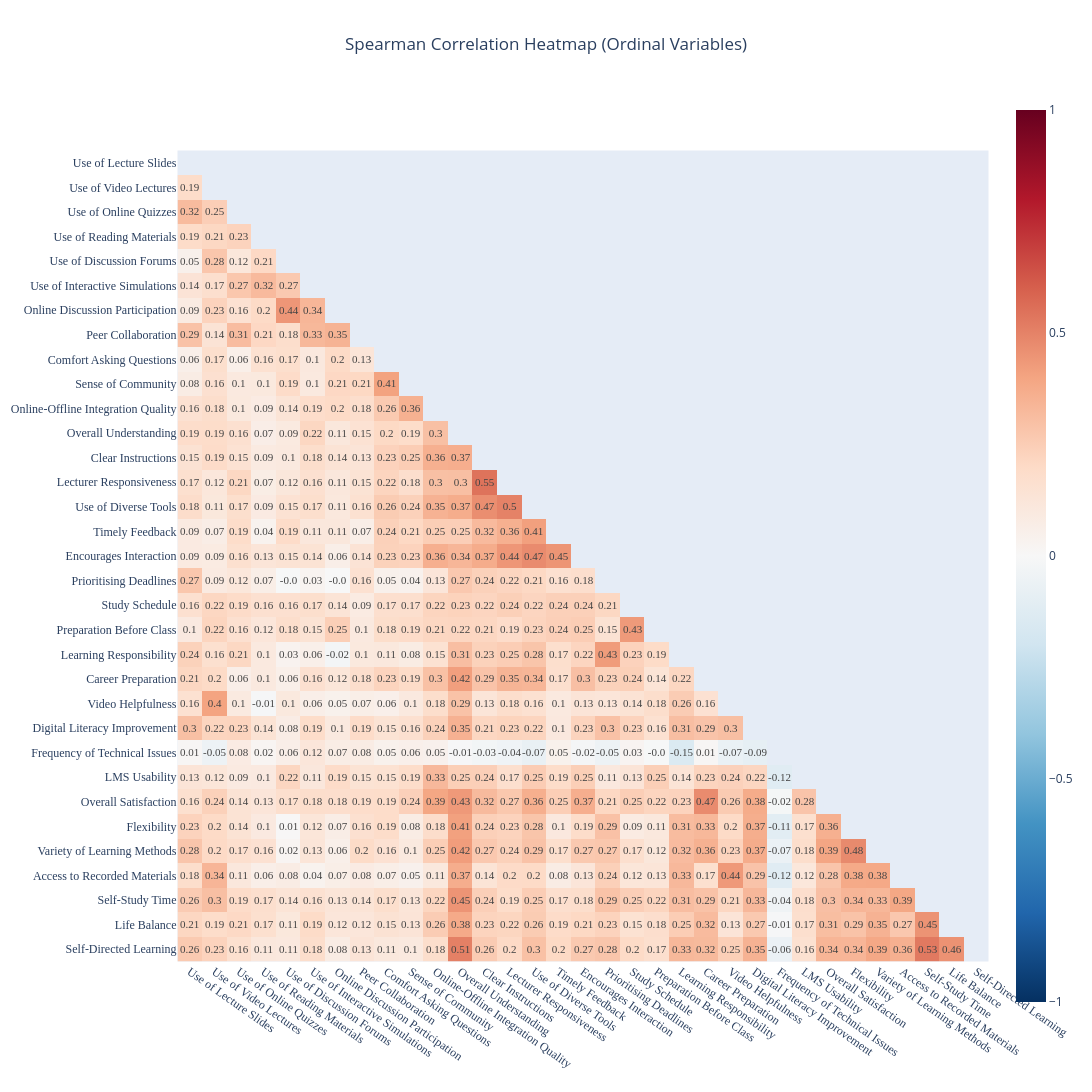

Source (notebook cell):
### Markdown cell above
### 3.1  Spearman Correlation — 33 Ordinal Variables

### Code cell
# variables
corr_features = oridinal_cols

# Compute Spearman correlation
corr = df[corr_features].apply(pd.to_numeric, errors="coerce").corr(method="spearman")

# Mask upper triangle
mask = np.triu(np.ones_like(corr, dtype=bool), k=0)
corr_lower = corr.mask(mask)

# Heatmap values
z = corr_lower.values
z_plot = np.where(pd.isna(z), None, z)

# Labels
short_labels = [pl(col) for col in corr_features]

# Text labels
text = np.where(pd.isna(z), "", np.round(z, 2))

# Plot
fig = px.imshow(
    z_plot,
    x=short_labels,
    y=short_labels,
    color_continuous_scale="RdBu_r",
    zmin=-1,
    zmax=1,
    title="Spearman Correlation Heatmap (Ordinal Variables)"
)

# Text styling (bold values)
fig.update_traces(
    text=text,
    texttemplate="%{text}",
    textfont=dict(size=11, family="Arial Black")
)

# Layout
fig.update_layout(
    width=1400,
    height=1200,
    title_x=0.5,
    font=dict(size=12)
)

# Axes styling
fig.update_xaxes(
    showgrid=False,
    zeroline=False,
    tickangle=35,
    tickfont=dict(size=12, family="Arial Black")
)

fig.update_yaxes(
    showgrid=False,
    zeroline=False,
    tickfont=dict(size=12, family="Arial Black")
)

fig.show()

### Figure 1 — Plotly figure (JSON) as saved in the notebook; plotly's stock layout.template omitted (floating-point values rounded to 4 significant figures; data arrays with more than 128 entries replaced by an {"elided": "..."} marker saying what was removed)
{"data": [{"coloraxis": "coloraxis", "hovertemplate": "x: %{x}<br>y: %{y}<br>color: %{z}<extra></extra>", "name": "0", "text": {"elided": "33x33 str values"}, "textfont": {"family": "Arial Black", "size": 11}, "texttemplate": "%{text}", "type": "heatmap", "x": ["Use of Lecture Slides", "Use of Video Lectures", "Use of Online Quizzes", "Use of Reading Materials", "Use of Discussion Forums", "Use of Interactive Simulations", "Online Discussion Participation", "Peer Collaboration", "Comfort Asking Questions", "Sense of Community", "Online-Offline Integration Quality", "Overall Understanding", "Clear Instructions", "Lecturer Responsiveness", "Use of Diverse Tools", "Timely Feedback", "Encourages Interaction", "Prioritising Deadlines", "Study Schedule", "Preparation Before Class", "Learning Responsibility", "Career Preparation", "Video Helpfulness", "Digital Literacy Improvement", "Frequency of Technical Issues", "LMS Usability", "Overall Satisfaction", "Flexibility", "Variety of Learning Methods", "Access to Recorded Materials", "Self-Study Time", "Life Balance", "Self-Directed Learning"], "xaxis": "x", "y": ["Use of Lecture Slides", "Use of Video Lectures", "Use of Online Quizzes", "Use of Reading Materials", "Use of Discussion Forums", "Use of Interactive Simulations", "Online Discussion Participation", "Peer Collaboration", "Comfort Asking Questions", "Sense of Community", "Online-Offline Integration Quality", "Overall Understanding", "Clear Instructions", "Lecturer Responsiveness", "Use of Diverse Tools", "Timely Feedback", "Encourages Interaction", "Prioritising Deadlines", "Study Schedule", "Preparation Before Class", "Learning Responsibility", "Career Preparation", "Video Helpfulness", "Digital Literacy Improvement", "Frequency of Technical Issues", "LMS Usability", "Overall Satisfaction", "Flexibility", "Variety of Learning Methods", "Access to Recorded Materials", "Self-Study Time", "Life Balance", "Self-Directed Learning"], "yaxis": "y", "z": {"elided": "33x33 float values"}}], "layout": {"coloraxis": {"cmax": 1, "cmin": -1, "colorscale": [[0, "rgb(5,48,97)"], [0.1, "rgb(33,102,172)"], [0.2, "rgb(67,147,195)"], [0.3, "rgb(146,197,222)"], [0.4, "rgb(209,229,240)"], [0.5, "rgb(247,247,247)"], [0.6, "rgb(253,219,199)"], [0.7, "rgb(244,165,130)"], [0.8, "rgb(214,96,77)"], [0.9, "rgb(178,24,43)"], [1, "rgb(103,0,31)"]]}, "font": {"size": 12}, "height": 1200, "title": {"text": "Spearman Correlation Heatmap (Ordinal Variables)", "x": 0.5}, "width": 1400, "xaxis": {"anchor": "y", "constrain": "domain", "domain": [0, 1], "scaleanchor": "y", "showgrid": false, "tickangle": 35, "tickfont": {"family": "Arial Black", "size": 12}, "zeroline": false}, "yaxis": {"anchor": "x", "autorange": "reversed", "constrain": "domain", "domain": [0, 1], "showgrid": false, "tickfont": {"family": "Arial Black", "size": 12}, "zeroline": false}}}
